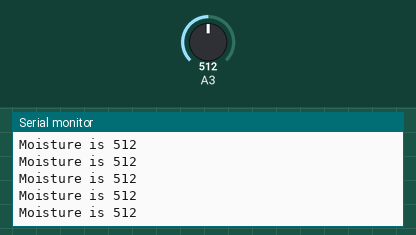
This sketch was run on a simulated Arduino Uno, built with avr-gcc and run on an emulated ATmega328P. Shown: the last lines printed to the serial monitor. Inputs (shaded band) come from the test bench; at power-on: A3 = 512.

Above: at 1.2 s.
1.3 s: A3 set to 716
At 1.31 s:
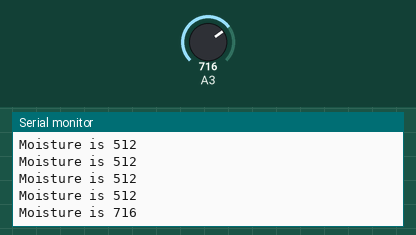
2.8 s: A3 set to 900
At 2.82 s:
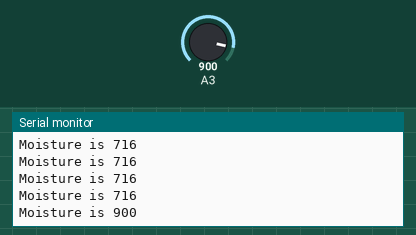
Timing chart, 0 to 5.8 s (numbered marks = the images above; inputs shaded):
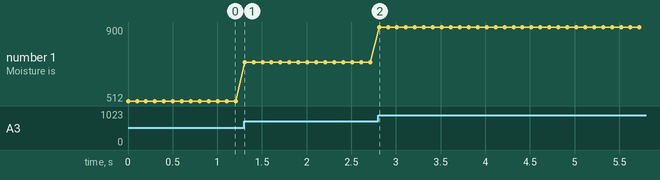

Measured:
- after the input at 1.3 s, the serial monitor: prints a new line at once (image 1)
- after the input at 2.8 s, the serial monitor: prints a new line at once (image 2)
- plotted number 1: 512 → 716 after the input at 1.3 s, 716 → 900 after the input at 2.8 s

The sketch:

project_9.ino
```cpp
/*
Keyestudio smart home Kit for Arduino
Project 9
Steam
http://www.keyestudio.com
*/
void setup()
{
Serial.begin(9600); //open serial port, and set baud rate at 9600bps
}
void loop()
{
int val;
val=analogRead(3); //plug vapor sensor into analog port 3
Serial.print("Moisture is ");
Serial.println(val,DEC); //read analog value through serial port printed
delay(100); //delay 100ms
}
```
